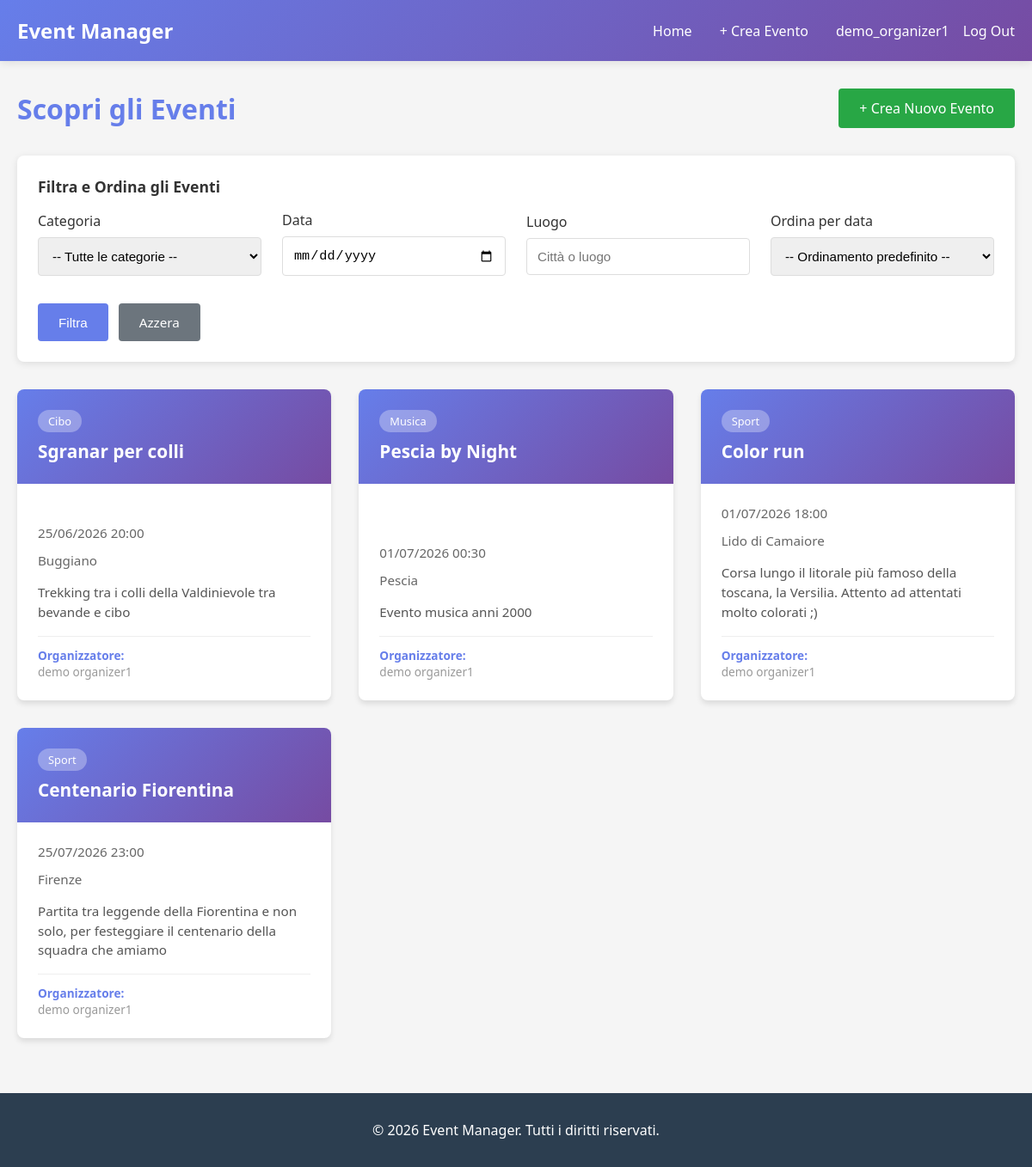
The app's page /events/ (signed in) with its own data.
### users/models.py (models this page shows, shortened)
class CustomUser(AbstractUser):
    ROLE_CHOICES = (
        ('attendee', 'Attendee'),
        ('organizer', 'Organizer'),
    )
    role = models.CharField(max_length=15, choices=ROLE_CHOICES, blank=False)
    bio = models.TextField(blank=True, null=True)
    email = models.EmailField(blank=False, unique=True)
    first_name = models.CharField(max_length=150, blank=False)
    last_name = models.CharField(max_length=150, blank=False)

### events/models.py (models this page shows, shortened)
class Event(models.Model):
    title = models.CharField(max_length=200)
    description = models.TextField()
    date = models.DateTimeField()
    location = models.CharField(max_length=200)
    category = models.ForeignKey(
        Category,
        on_delete=models.SET_NULL,
        null=True,
        blank=True,
        related_name='events'
    )
    organizer = models.ForeignKey(
        settings.AUTH_USER_MODEL,
        on_delete=models.CASCADE,
        related_name='organized_events'
    )
    created_at = models.DateTimeField(auto_now_add=True)
    class Meta:
        ordering = ['date']

class Category(models.Model):
    name = models.CharField(max_length=100)
    class Meta:
        verbose_name_plural = "Categories"

### events/views.py (the view, shortened to what this page needs)
# urls.py: path('events/', events_views.event_list, name='event_list'),
@login_required(login_url='login')
def event_list(request):
    events = Event.objects.all()
    categories = Category.objects.all()
    category_id = request.GET.get('category')
    if category_id:
        events = events.filter(category_id=category_id)
        selected_category = get_object_or_404(Category, id=category_id)
    else:
        selected_category = None
    date = request.GET.get('date')
    date_obj = None
    location = request.GET.get('location')
    if location:
        events = events.filter(location__icontains=location)
    order = request.GET.get('order')
    if order == 'desc':
        events = events.order_by('-date')
        order_by = "Eventi più lontani"
    elif order == 'asc':
        events = events.order_by('date')
        order_by = "Eventi immediati"
    else:
        order_by = None
    context = {
        'events': events,
        'categories': categories,
        'selected_category': selected_category,
        'date': date,
        'date_obj': date_obj,
        'location': location,
        'order_by': order_by,
        'active_filters': bool(category_id or date or location or order),
    }
    return render(request, 'event_list.html', context)

### templates/event_list.html (shortened to what this page needs)
{% extends "base.html" %}
{% load static %}
{% block extra_css %}
<link rel="stylesheet" href="{% static 'css/events.css' %}">
{% endblock %}
{% block content %}
<div class="events-header">
    <h1>Scopri gli Eventi</h1>
    {% if user.is_authenticated and user.role == 'organizer' %}
        <a href="{% url 'event_create' %}" class="btn btn-success">+ Crea Nuovo Evento</a>
    {% endif %}
</div>
<div class="filters-section">
    <div class="filters-title">Filtra e Ordina gli Eventi</div>
    <form method="GET" class="filters-form">
        <div class="filter-group">
            <label for="category">Categoria</label>
            <select id="category" name="category">
                <option value="">-- Tutte le categorie --</option>
            </select>
        </div>
        <div class="filter-group">
            <label for="date">Data</label>
            <input type="date" id="date" name="date" value="{{ request.GET.date }}">
        </div>
        <div class="filter-group">
            <label for="location">Luogo</label>
            <input type="text" id="location" name="location" placeholder="Città o luogo" value="{{ request.GET.location }}">
        </div>
        <div class="filter-group">
            <label for="order">Ordina per data</label>
            <select id="order" name="order">
                <option value="">-- Ordinamento predefinito --</option>
            </select>
        </div>
        <div class="filter-actions">
            <button type="submit" class="btn btn-filter">Filtra</button>
            <a href="{% url 'event_list' %}" class="btn btn-clear btn-filter">Azzera</a>
        </div>
    </form>
</div>
{% if events %}
    <div class="events-container">
        {% for event in events %}
            <div class="event-card">
                <a href="{% url 'event_detail' event.id %}">
                    <div class="event-header">
                        {% if event.category %}
                            <span class="event-category">{{ event.category.name }}</span>
                        {% endif %}
                        <h3 class="event-title">{{ event.title }}</h3>
                    </div>
                    <div class="event-body">
                        <div class="event-date">
                            <span>{{ event.date|date:"d/m/Y H:i" }}</span>
                        </div>
                        <div class="event-location">
                            <span>{{ event.location }}</span>
                        </div>
                        <p class="event-description">{{ event.description|truncatewords:30 }}</p>
                        <div class="event-organizer">
                            <strong>Organizzatore:</strong> <a href="{% url 'organizer_events' event.organizer.id %}" class="organizer-link">{{ event.organizer.get_full_name|default:event.organizer.username }}</a>
                        </div>
                    </div>
                </a>
            </div>
        {% endfor %}
    </div>
{% else %}
    <div class="no-events">
        <h3>Nessun evento trovato</h3>
        <p>Prova a modificare i filtri o visita più tardi per nuovi eventi!</p>
    </div>
{% endif %}
{% endblock %}

### templates/base.html (shortened to what this page needs)
{% load static %}
<!DOCTYPE html>
<html lang="it">
<head>
    <link rel="stylesheet" href="{% static 'css/main.css' %}">
    {% block extra_css %}{% endblock %}
</head>
<body>
    {% if user.is_authenticated %}
    <nav>
        <div class="nav-container">
            <a href="{% url 'event_list' %}" class="nav-brand">Event Manager</a>
            <ul class="nav-links">
                <li><a href="{% url 'event_list' %}">Home</a></li>
                {% if user.role == 'organizer' %}
                    <li><a href="{% url 'event_create' %}">+ Crea Evento</a></li>
                {% endif %}
                <li class="nav-user-meta">
                    <a href="{% url 'profile' %}" class="nav-user-link">
                         <span>{{ user.username }}</span>
                    </a>
                    <form action="{% url 'logout' %}" method="POST" class="nav-logout-form">
                        <button type="submit" class="nav-logout-btn">
                            Log Out
                        </button>
                    </form>
                </li>
            </ul>
        </div>
    </nav>
    {% endif %}
    <div class="container">
        {% block content %}{% endblock %}
    </div>
    <footer>
        <p class="footer-copyright">&copy; 2026 Event Manager. Tutti i diritti riservati.</p>
    </footer>
</body>
</html>

### static/css/main.css (style rules this page uses)
* { margin: 0; padding: 0; box-sizing: border-box; }
html, body { height: 100%; }
body { font-family: 'Segoe UI', Tahoma, Geneva, Verdana, sans-serif; background-color: #f5f5f5; color: #333; display: flex; flex-direction: column; min-height: 100vh; }
nav { background: linear-gradient(135deg, #667eea 0%, #764ba2 100%); padding: 1.2rem 0; box-shadow: 0 2px 10px rgba(0, 0, 0, 0.1); position: sticky; top: 0; z-index: 100; }
.nav-container { max-width: 1200px; margin: 0 auto; padding: 0 20px; display: flex; justify-content: space-between; align-items: center; }
.nav-brand { color: white; font-size: 1.5rem; font-weight: bold; text-decoration: none; }
.nav-links { display: flex; list-style: none; gap: 2rem; align-items: center; margin-left: auto; width: auto; }
.nav-links a { color: white; text-decoration: none; transition: opacity 0.3s; font-weight: 500; }
.nav-user-meta { margin-left: auto; display: flex; align-items: center; gap: 1rem; }
.nav-user-link { display: flex; align-items: center; gap: 0.5rem; }
.nav-logout-form { display: inline; margin: 0; padding: 0; }
.nav-logout-btn { background: none; border: none; color: white; cursor: pointer; font-family: inherit; font-size: inherit; font-weight: inherit; text-decoration: none; padding: 0; }
.container { max-width: 1200px; margin: 2rem auto; padding: 0 20px; flex: 1 0 auto; }
footer { background-color: #2c3e50; color: white; text-align: center; padding: 2rem 0; margin-top: 0; flex-shrink: 0; width: 100%; }
.footer-copyright { margin: 0; }
.btn { display: inline-block; padding: 0.75rem 1.5rem; background-color: #667eea; color: white; text-decoration: none; border: none; border-radius: 4px; cursor: pointer; transition: background-color 0.3s; font-size: 1rem; }
.btn-success { background-color: #28a745; }
.organizer-link { color: #667eea; text-decoration: none; }

### static/css/events.css (style rules this page uses)
.events-header { display: flex; justify-content: space-between; align-items: center; margin-bottom: 2rem; gap: 2rem; flex-wrap: wrap; }
.events-header h1 { color: #667eea; margin: 0; }
.events-header .btn { white-space: nowrap; }
.filters-section { background: white; padding: 1.5rem; border-radius: 8px; box-shadow: 0 2px 8px rgba(0, 0, 0, 0.1); margin-bottom: 2rem; }
.filters-title { font-size: 1.1rem; font-weight: 600; margin-bottom: 1rem; color: #333; }
.filters-form { display: flex; gap: 1.5rem; align-items: center; flex-wrap: wrap; }
.filter-group { display: flex; flex-direction: column; flex: 1 1 220px; min-width: 180px; }
.filter-group label { margin-bottom: 0.5rem; font-weight: 500; color: #333; }
.filter-group input, .filter-group select { padding: 0.75rem; border: 1px solid #ddd; border-radius: 4px; font-size: 0.95rem; transition: border-color 0.3s; }
.filter-actions { display: flex; gap: 0.75rem; flex-basis: 100%; justify-content: flex-start; margin-top: 0.5rem; }
.btn-filter { padding: 0.75rem 1.5rem; font-size: 0.95rem; }
.btn-clear { background-color: #6c757d; }
.events-container { display: grid; grid-template-columns: repeat(auto-fill, minmax(300px, 1fr)); gap: 2rem; margin-bottom: 2rem; }
.event-card { background: white; border-radius: 8px; overflow: hidden; box-shadow: 0 4px 6px rgba(0, 0, 0, 0.1); transition: transform 0.3s, box-shadow 0.3s; display: flex; flex-direction: column; cursor: pointer; }
.event-card a { text-decoration: none; color: inherit; flex: 1; display: flex; flex-direction: column; }
.event-header { background: linear-gradient(135deg, #667eea 0%, #764ba2 100%); color: white; padding: 1.5rem; }
.event-category { display: inline-block; background: rgba(255, 255, 255, 0.3); padding: 0.25rem 0.75rem; border-radius: 20px; font-size: 0.8rem; margin-bottom: 0.5rem; width: fit-content; }
.event-title { font-size: 1.3rem; font-weight: bold; margin: 0; }
.event-body { padding: 1.5rem; flex: 1; display: flex; flex-direction: column; }
.event-date, .event-location { display: flex; align-items: center; gap: 0.5rem; color: #666; margin-bottom: 0.75rem; font-size: 0.95rem; }
.event-location { margin-bottom: 1rem; }
.event-description { color: #555; font-size: 0.95rem; line-height: 1.5; flex: 1; margin-bottom: 1rem; }
.event-organizer { font-size: 0.85rem; color: #999; border-top: 1px solid #eee; padding-top: 0.75rem; }
.event-organizer strong { color: #667eea; }

### records on screen
CustomUser: username "demo_organizer1"
Event: category.name "Cibo", title "Sgranar per colli", date "25/06/2026 20:00", location "Buggiano", description "Trekking tra i colli della Valdinievole tra bevande e cibo", organizer.get_full_name "demo organizer1"
Event: category.name "Musica", title "Pescia by Night", date "01/07/2026 00:30", location "Pescia", description "Evento musica anni 2000", organizer.get_full_name "demo organizer1"
Event: category.name "Sport", title "Color run", date "01/07/2026 18:00", location "Lido di Camaiore", description "Corsa lungo il litorale più famoso della toscana, la Versilia. Attento ad attentati molto colorati ;)", organizer.get_full_name "demo organizer1"
Event: category.name "Sport", title "Centenario Fiorentina", date "25/07/2026 23:00", location "Firenze", description "Partita tra leggende della Fiorentina e non solo, per festeggiare il centenario della squadra che amiamo", organizer.get_full_name "demo organizer1"
